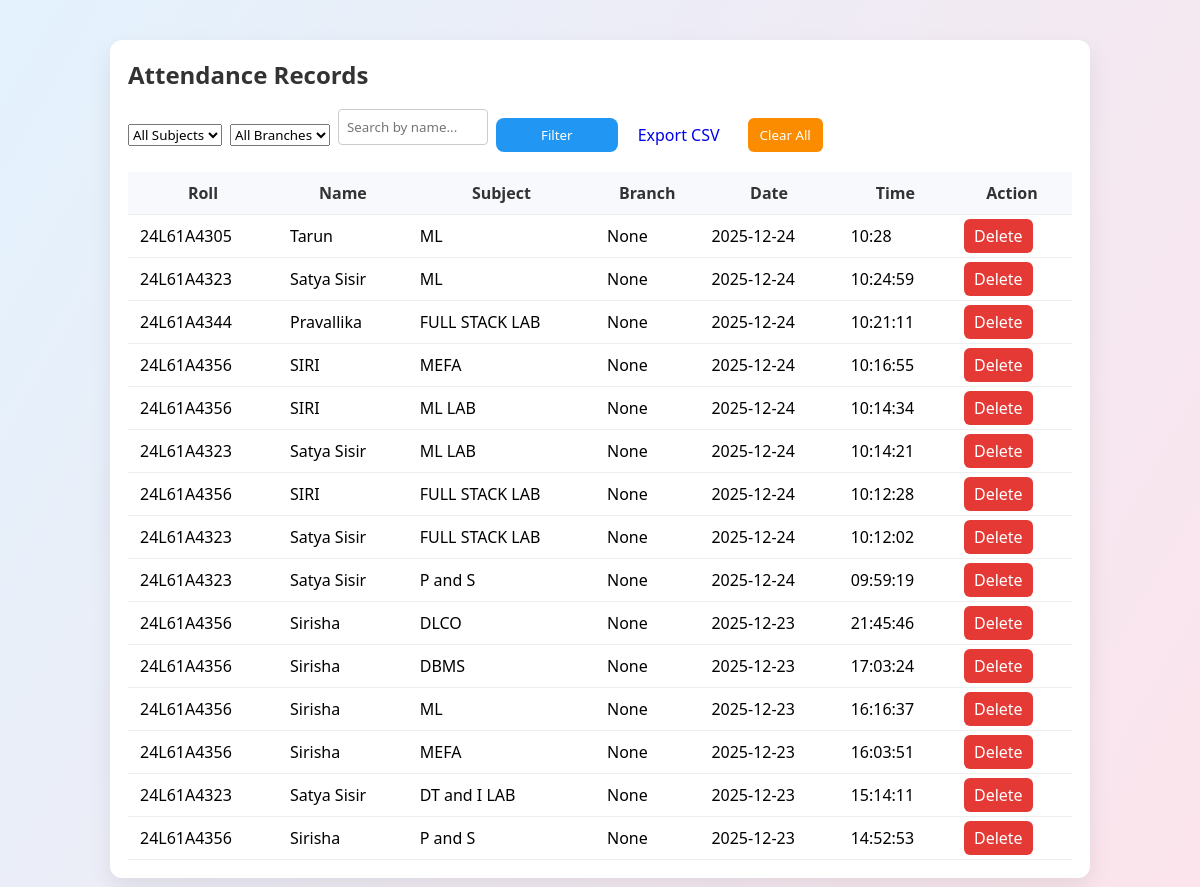
Page /view (signed in) on the committed database.
### tables this page shows
CREATE TABLE "attendance"(roll TEXT, name TEXT, date TEXT, time TEXT, subject TEXT, branch TEXT);

### app1.py (the view)
@app.route("/view")
def view():
    if "admin" not in session:
        return redirect("/")
    conn = sqlite3.connect(get_db_path())
    c = conn.cursor()
    c.execute("SELECT * FROM attendance ORDER BY date DESC, time DESC")
    data = c.fetchall()
    conn.close()
    return render_template("view.html", data=data)

### app1.py (called while the page is built)
def get_db_path():
    return "/tmp/attendance.db"

### templates/view.html (shortened to what this page needs)
<link rel="stylesheet" href="/static/style.css">
<div class="table-container">
    <h2>Attendance Records</h2>
    <div style="margin-bottom:12px;display:flex;gap:8px;align-items:center;">
        <form method="get" action="/view" style="display:flex;gap:8px;align-items:center;">
            <select name="sub" id="subFilter" class="subject-select">
                <option value="">All Subjects</option>
            </select>
            <select name="branch" class="subject-select">
                <option value="">All Branches</option>
            </select>
            <input id="search" placeholder="Search by name..." style="padding:8px;border-radius:4px;border:1px solid #ccc;min-width:150px;">
            <button type="submit" class="action" style="padding:8px 12px;">Filter</button>
        </form>
        {% if selected_subject %}
        <a class="action" href="{{ url_for('export', sub=selected_subject) }}" style="padding:8px 12px;text-decoration:none;">Export CSV</a>
        {% else %}
        <a class="action" href="{{ url_for('export') }}" style="padding:8px 12px;text-decoration:none;">Export CSV</a>
        {% endif %}
        <form method="post" action="/clear_all" onsubmit="return confirm('This will delete attendance records for the selected filters permanently. Proceed?');" style="display:inline-block;margin-left:8px;">
            <button type="submit" class="clear-btn">Clear All</button>
        </form>
    </div>
    <div class="table-wrapper">
    <table class="attendance-table" width="100%">
        <thead>
        <tr>
            <th>Roll</th>
            <th>Name</th>
            <th>Subject</th>
            <th>Branch</th>
            <th>Date</th>
            <th>Time</th>
            <th>Action</th>
        </tr>
        </thead>
        <tbody>
        {% for row in data %}
        <tr>
            <td>{{ row[0] }}</td>
            <td>{{ row[1] }}</td>
            <td>{{ row[4] if row|length > 4 else '' }}</td>
            <td>{{ row[5] if row|length > 5 else '' }}</td>
            <td>{{ row[2] }}</td>
            <td>{{ row[3] }}</td>
            {% if row|length > 4 and row[4] %}
            <td><a href="{{ url_for('delete', roll=row[0], date=row[2], time=row[3], subject=row[4]) }}" onclick="return confirm('Delete attendance for {{ row[0] }} on {{ row[2] }} at {{ row[3] }} ({{ row[4] }})?');" class="delete-btn">Delete</a></td>
            {% else %}
            <td><a href="{{ url_for('delete', roll=row[0], date=row[2], time=row[3]) }}" onclick="return confirm('Delete attendance for {{ row[0] }} on {{ row[2] }} at {{ row[3] }}?');" class="delete-btn">Delete</a></td>
            {% endif %}
        </tr>
        {% else %}
        <tr>
            <td colspan="6">No attendance records found.</td>
        </tr>
        {% endfor %}
        </tbody>
    </table>
    </div>
</div>

### static/style.css (style rules this page uses)
* { margin: 0; padding: 0; box-sizing: border-box; font-family: "Segoe UI", Arial, sans-serif; }
h2 { margin-bottom: 18px; color: #333; }
input { width: 100%; padding: 10px; margin-bottom: 15px; border: 1px solid #ccc; border-radius: 8px; }
button { width: 100%; padding: 10px; background: #2196f3; color: white; border: none; border-radius: 8px; cursor: pointer; }
.table-container { width: 90%; max-width: 980px; margin: 40px auto; background: #fff; padding: 18px; border-radius: 12px; box-shadow: 0 10px 25px rgba(0,0,0,0.08); text-align: left; }
.table-wrapper { overflow-x: auto; }
.attendance-table { width: 100%; border-collapse: collapse; min-width: 700px; }
.attendance-table th, .attendance-table td { padding: 10px 12px; border-bottom: 1px solid #eee; }
.attendance-table thead th { background: #f7f9fc; color: #333; font-weight: 600; }
.delete-btn { background: #e53935; color: #fff; padding: 6px 10px; border-radius: 6px; text-decoration: none; }
.clear-btn { background: #fb8c00; color: #fff; padding: 8px 12px; border-radius: 6px; border: none; cursor: pointer; }

### rows in the picture
attendance: roll "24L61A4305", name "Tarun", subject "ML", row "None", date "2025-12-24", time "10:28"
attendance: roll "24L61A4323", name "Satya Sisir", subject "ML", row "None", date "2025-12-24", time "10:24:59"
attendance: roll "24L61A4344", name "Pravallika", subject "FULL STACK LAB", row "None", date "2025-12-24", time "10:21:11"
attendance: roll "24L61A4356", name "SIRI", subject "MEFA", row "None", date "2025-12-24", time "10:16:55"
attendance: roll "24L61A4356", name "SIRI", subject "ML LAB", row "None", date "2025-12-24", time "10:14:34"
attendance: roll "24L61A4323", name "Satya Sisir", subject "ML LAB", row "None", date "2025-12-24", time "10:14:21"
attendance: roll "24L61A4356", name "SIRI", subject "FULL STACK LAB", row "None", date "2025-12-24", time "10:12:28"
attendance: roll "24L61A4323", name "Satya Sisir", subject "FULL STACK LAB", row "None", date "2025-12-24", time "10:12:02"
attendance: roll "24L61A4323", name "Satya Sisir", subject "P and S", row "None", date "2025-12-24", time "09:59:19"
attendance: roll "24L61A4356", name "Sirisha", subject "DLCO", row "None", date "2025-12-23", time "21:45:46"
attendance: roll "24L61A4356", name "Sirisha", subject "DBMS", row "None", date "2025-12-23", time "17:03:24"
attendance: roll "24L61A4356", name "Sirisha", subject "ML", row "None", date "2025-12-23", time "16:16:37"
attendance: roll "24L61A4356", name "Sirisha", subject "MEFA", row "None", date "2025-12-23", time "16:03:51"
attendance: roll "24L61A4323", name "Satya Sisir", subject "DT and I LAB", row "None", date "2025-12-23", time "15:14:11"
attendance: roll "24L61A4356", name "Sirisha", subject "P and S", row "None", date "2025-12-23", time "14:52:53"
